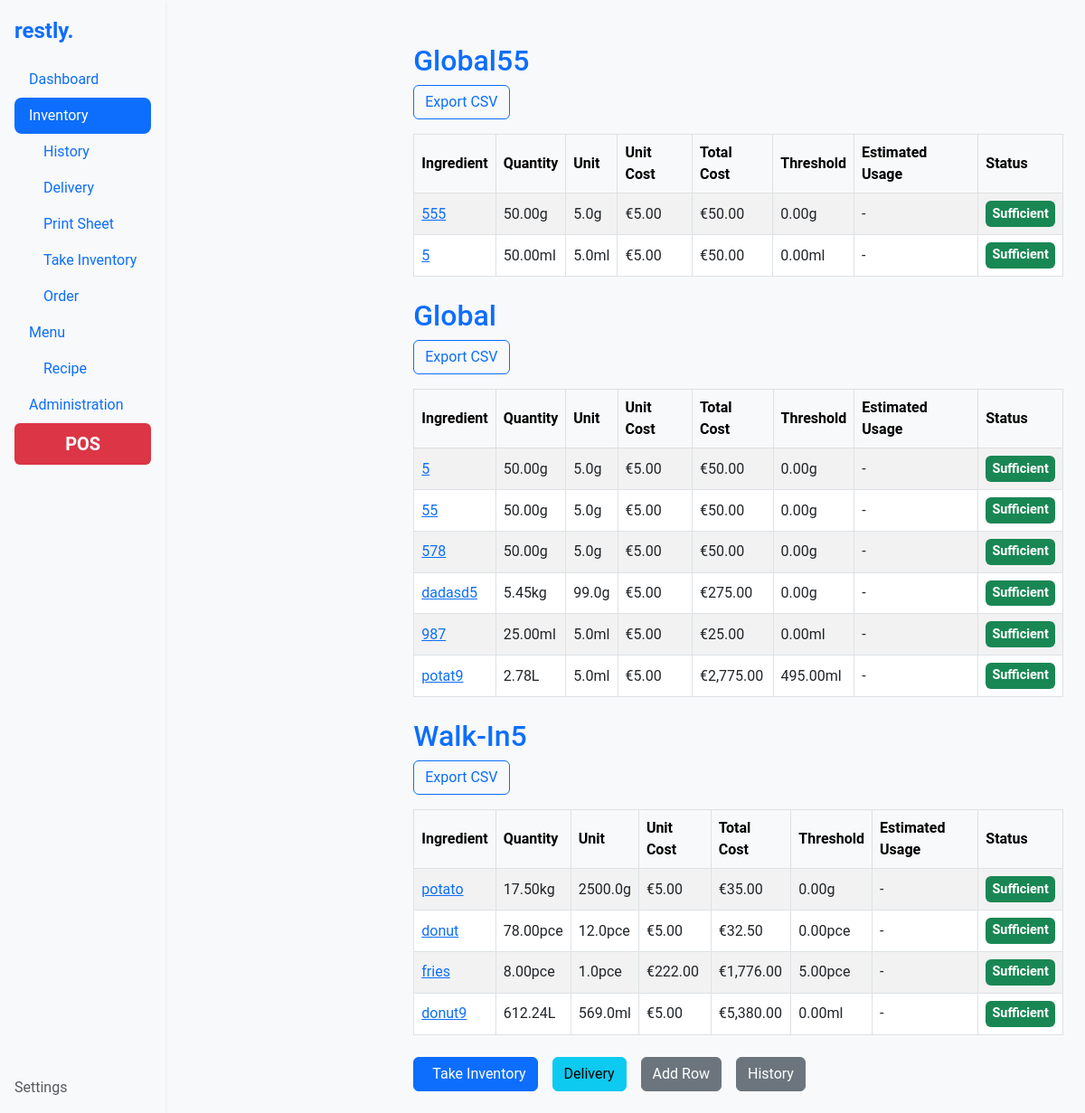
The app's page /inventory/, older data.
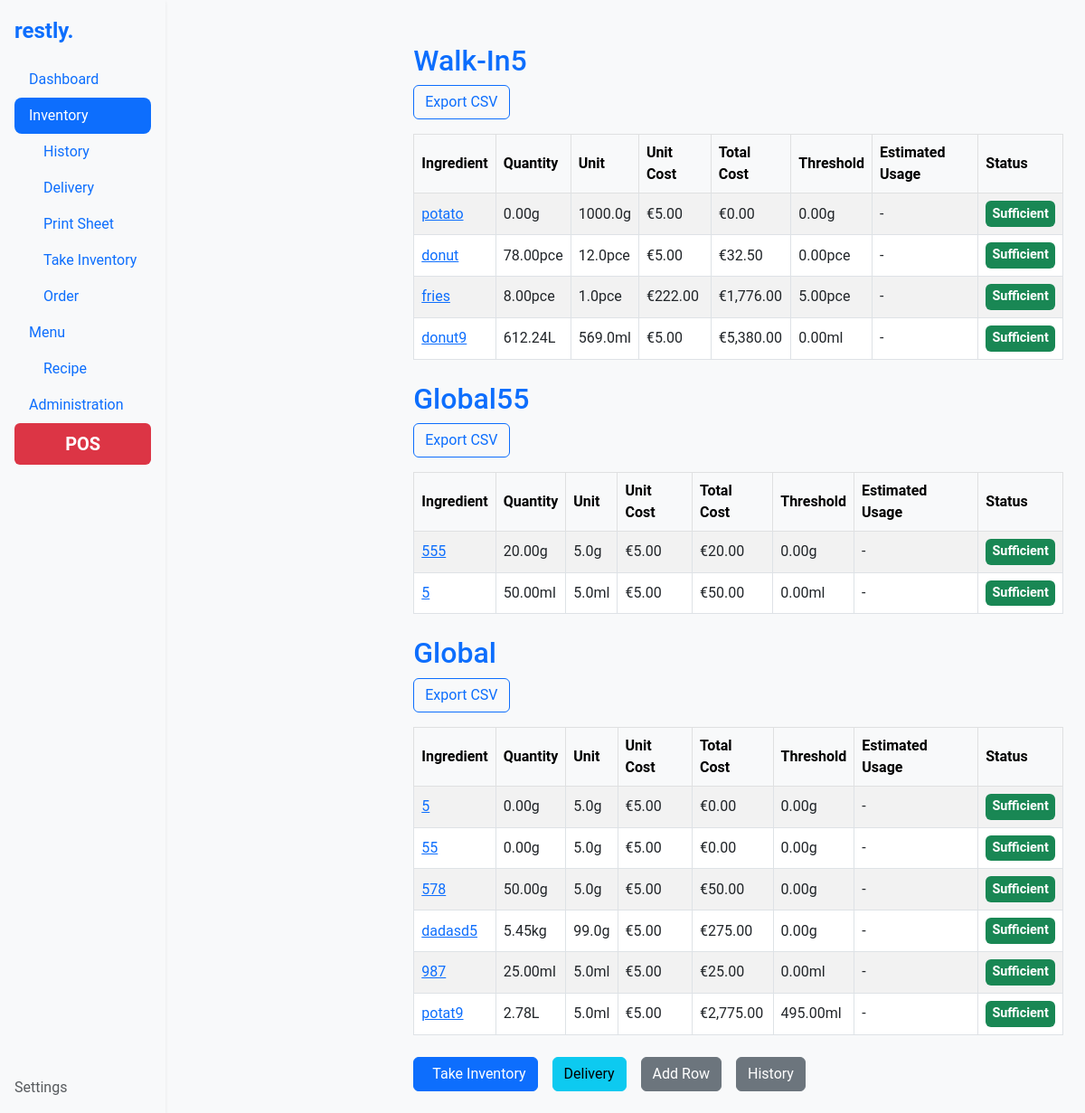
The same page, newer data.
### inventory/models.py (models this page shows, shortened)
class Category(models.Model):
    name = models.CharField(max_length=100, unique=True, default="global")
    slug = models.SlugField(max_length=100, unique=True, blank=True)
    order = models.PositiveIntegerField(default=1)
    class Meta:
        ordering = ['order']

class Ingredient(models.Model):
    UNIT_TYPES = [
        ('g', 'gram'),
        ('ml', 'milliliter'),
        ('pce', 'piece'),
        ('cm', 'centimeter'),
        ('oz', 'ounce'),
        ('fl_oz', 'fluid ounce'),
        ('in', 'inch'),
    ]
    name = models.CharField(max_length=255)
    slug = models.SlugField(max_length=255, unique=True, blank=True)
    quantity = models.FloatField()  # Quantity in stock
    threshold = models.FloatField(default=0)  # Minimum threshold for inventory
    category = models.ForeignKey('Category', on_delete=models.CASCADE)
    unit_type = models.CharField(max_length=10, choices=UNIT_TYPES)
    unit_multiplier = models.FloatField()  # Multiplier for unit type
    unit_cost = models.FloatField()  # Cost per unit
    estimated_usage = models.FloatField(null=True, blank=True)  # Optional, estimated usage per day
    total_cost = models.DecimalField(max_digits=12, decimal_places=2, editable=False)
    history = HistoricalRecords()
    order = models.PositiveIntegerField(default=1)
    change_source = models.CharField(max_length=50, blank=True, null=True)
    class Meta:
        ordering = ['order']
        unique_together = ('name', 'category')
    @property
    def converted_quantity(self):
        return self._convert_unit(self.quantity)
    @property
    def converted_threshold(self):
        return self._convert_unit(self.threshold)
    @property
    def is_below_threshold(self):
        return self.quantity < self.threshold
    def _convert_unit(self, value):
        metric_conversion_factors = {
            'g': Decimal('1000'),       # 1000 grams = 1 kg
            'ml': Decimal('1000'),      # 1000 milliliters = 1 liter
            'cm': Decimal('100'),       # 100 cm = 1 m
        }
        imperial_conversion_factors = {
            'oz': Decimal('16'),        # 16 ounces = 1 pound
            'fl_oz': Decimal('128'),    # 128 fluid ounces = 1 gallon
            'in': Decimal('12'),        # 12 inches = 1 foot
        }
        if self.unit_type in metric_conversion_factors:
            conversion_factor = metric_conversion_factors[self.unit_type]
            higher_unit = {'g': 'kg', 'ml': 'L', 'cm': 'm'}.get(self.unit_type, self.unit_type)
        elif self.unit_type in imperial_conversion_factors:
            conversion_factor = imperial_conversion_factors[self.unit_type]
            higher_unit = {'oz': 'lb', 'fl_oz': 'gal', 'in': 'ft'}.get(self.unit_type, self.unit_type)
        else:
            conversion_factor = Decimal('1')
            higher_unit = self.unit_type
        base_qty = Decimal(value) * Decimal(self.unit_multiplier)
        if base_qty < conversion_factor:
            return f"{base_qty.quantize(Decimal('.01'), rounding=ROUND_HALF_UP)}{self.unit_type}"
        converted_qty = base_qty / conversion_factor
        return f"{converted_qty.quantize(Decimal('.01'), rounding=ROUND_HALF_UP)}{higher_unit}"

### settings/models.py (models this page shows, shortened)
class Settings(models.Model):
    currency_type = models.CharField(
        max_length=3,
        choices=[
            ('USD', '$'),
            ('EUR', '€'),
            ('GBP', '£'),
        ],
        default='EUR'
    )

### inventory/views.py (the view)
# urls.py: path('', views.ingredient_list, name='inventory'),
def ingredient_list(request):
    categories = Category.objects.prefetch_related(
        models.Prefetch('ingredient_set', queryset=Ingredient.objects.order_by('order'))
    )
    settings_instance = Settings.objects.first()
    storage = get_messages(request)
    messages_list = list(storage)
    success_messages = [message for message in messages_list if 'success' in message.tags]
    error_messages = [message for message in messages_list if 'error' in message.tags]
    if success_messages:
        display_message = success_messages[0]  # Show the first success message if it exists
    elif error_messages:
        display_message = error_messages[0]  # Otherwise, show the first error message
    else:
        display_message = None  # If no success or error messages, show nothing
    context = {
        'categories': categories,
        'settings': settings_instance,
    }
    return render(request, 'inventory/ingredient_list.html', context)

### inventory/templates/inventory/ingredient_list.html (shortened to what this page needs)
{% extends 'base.html' %}
{% load humanize %}
{% load custom_filters %}
{% block content %}
{% for category in categories %}
    <h2 class="mt-4 text-primary">{{ category.name|title }}</h2>
    <div class="mb-3">
        <a href="{% url 'export_inventory' 'csv' %}" class="btn btn-outline-primary">
             Export CSV
        </a>
    </div>
    <table class="table table-bordered table-hover table-striped align-middle">
        <thead class="table-light">
            <tr>
                <th>Ingredient</th>
                <th>Quantity</th>
                <th>Unit</th>
                <th>Unit Cost</th>
                <th>Total Cost</th>
                <th>Threshold</th>
                <th>Estimated Usage</th>
                <th>Status</th>
            </tr>
        </thead>
        <tbody>
            {% for ingredient in category.ingredient_set.all %}
            <tr>
                <td>
                    <a href="{% url 'ingredient_details' category.slug ingredient.slug %}">
                        {{ ingredient.name }}
                    </a>
                </td>
                <td>{{ ingredient.converted_quantity }}</td>
                <td>{{ ingredient.unit_multiplier }}{{ ingredient.unit_type }}</td>
                <td>{{ settings.get_currency_type_display }}{{ ingredient.unit_cost|floatformat:2|intcomma }}</td>
                <td>
                    {% if ingredient.total_cost < 0 %}
                        <span class="badge bg-danger" style="display: inline-block; padding: 0.5em; border: 1px solid #dc3545; border-radius: 4px;">
                            {{ settings.get_currency_type_display }}{{ ingredient.total_cost|floatformat:2|intcomma|slice:":1" }}{{ ingredient.total_cost|abs_value|floatformat:2|intcomma }}
                        </span>
                    {% else %}
                        {{ settings.get_currency_type_display }}{{ ingredient.total_cost|floatformat:2|intcomma }}
                    {% endif %}
                </td>
                <td>{{ ingredient.converted_threshold }}</td>
                <td>{{ ingredient.estimated_usage|default:"-" }}</td>
                <td>
                    {% if ingredient.is_below_threshold %}
                        <span class="badge bg-danger">Below Threshold</span>
                    {% else %}
                        <span class="badge bg-success">Sufficient</span>
                    {% endif %}
                </td>
            </tr>
            {% endfor %}
        </tbody>
    </table>
{% endfor %}
<div class="d-flex gap-3 mt-4">
    <a href="{% url 'take_inventory' %}" class="btn btn-primary"> Take Inventory</a>
    <a href="{% url 'delivery_inventory' %}" class="btn btn-info"> Delivery</a>
    <a href="{% url 'row_add' %}" class="btn btn-secondary"> Add Row</a>
    <a href="{% url 'inventory_history' %}" class="btn btn-secondary"> History</a>
</div>
{% endblock %}

Row changes from the older to the newer data that the page shows:
changed Category "Walk-In5": moves up the list
changed Ingredient "potato": converted_quantity "17.50kg" → "0.00g"; unit_multiplier "2500.0" → "1000.0"; total_cost "35.00" → "0.00"
changed Ingredient (number 5 of 12 on the later page): converted_quantity "50.00g" → "20.00g"; total_cost "50.00" → "20.00"
changed Ingredient (number 7 of 12 on the later page): converted_quantity "50.00g" → "0.00g"; total_cost "50.00" → "0.00"
changed Ingredient (number 8 of 12 on the later page): converted_quantity "50.00g" → "0.00g"; total_cost "50.00" → "0.00"
